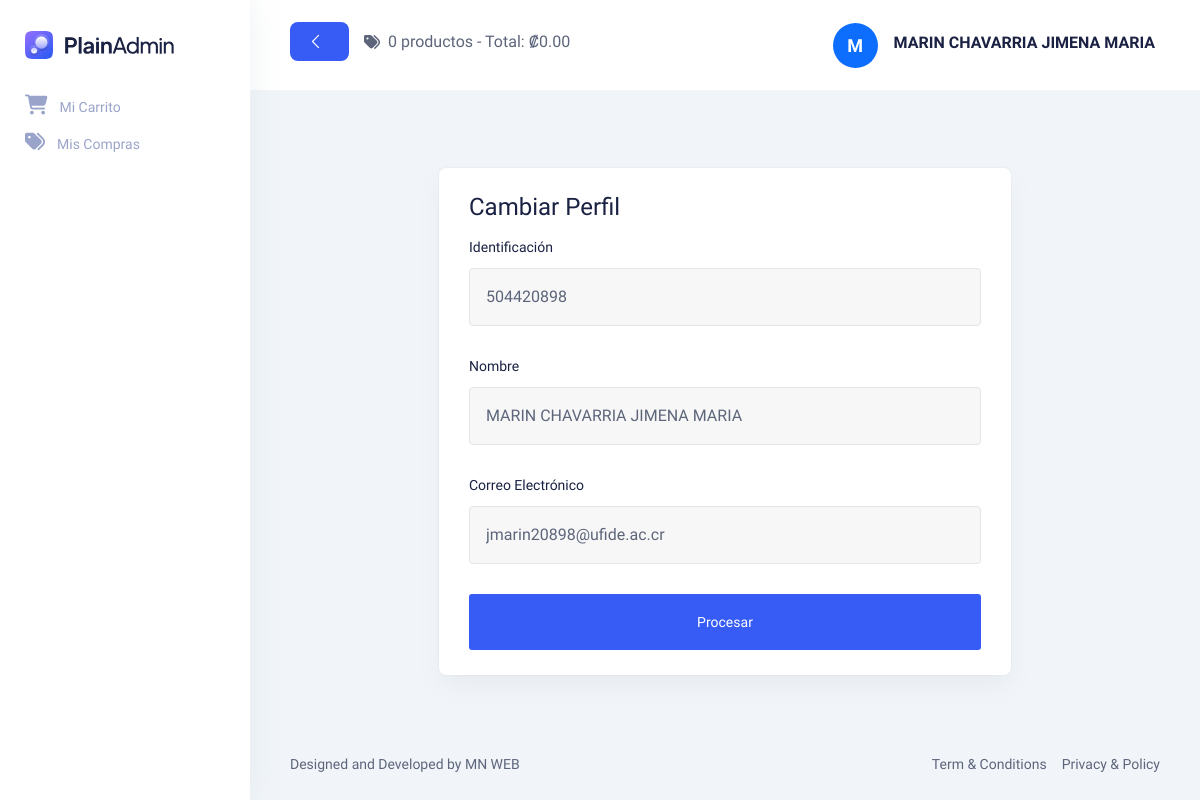
/Views/vSeguridad/cambiarPerfil.php (signed in), run on the app's committed database.
### tables this page shows
CREATE TABLE `tusuario` (
  `Consecutivo` int(11) NOT NULL AUTO_INCREMENT,
  `Identificacion` varchar(15) NOT NULL,
  `Nombre` varchar(200) NOT NULL,
  `Contrasenna` varchar(15) NOT NULL,
  `CorreoElectronico` varchar(100) NOT NULL,
  `Estado` bit(1) NOT NULL,
  `ConsecutivoRol` int(11) NOT NULL,
  PRIMARY KEY (`Consecutivo`),
  UNIQUE KEY `UK_Identificacion` (`Identificacion`),
  UNIQUE KEY `UK_CorreoElectronico` (`CorreoElectronico`),
  KEY `FK_Usuario_Rol` (`ConsecutivoRol`),
  CONSTRAINT `FK_Usuario_Rol` FOREIGN KEY (`ConsecutivoRol`) REFERENCES `trol` (`Consecutivo`)
);

### Models/SeguridadModel.php (called while the page is built, shortened)
<?php
function ConsultarUsuarioModel($consecutivo)
{
    try
    {
        $context = OpenDatabase();
        $sp = "CALL sp_ConsultarUsuario('$consecutivo')";
        $result = $context -> query($sp);
        $datos = null;
        while($fila = $result -> fetch_assoc())
        {
            $datos = $fila;
        }
        return $datos;
    }
    catch (Exception $e)
    {
        return null;
    }
}

### Controllers/SeguridadController.php (called while the page is built, shortened)
<?php
include_once $_SERVER["DOCUMENT_ROOT"] . "/MN_ECC/Models/SeguridadModel.php";
function ConsultarUsuario()
{
    $consecutivo = $_SESSION["Consecutivo"];
    return ConsultarUsuarioModel($consecutivo);
}

### Views/vSeguridad/cambiarPerfil.php (the view, shortened to what this page needs)
<?php
include_once $_SERVER["DOCUMENT_ROOT"] . "/MN_ECC/Views/layout.php";
include_once $_SERVER["DOCUMENT_ROOT"] . "/MN_ECC/Controllers/SeguridadController.php";
$datosUsuario = ConsultarUsuario();
?>
<!DOCTYPE html>
<html lang="en">
<body>
    <main class="main-wrapper">
        <section class="section">
            <div class="container-fluid">
                <div class="title-wrapper pt-30">
                    <div class="row align-items-center">
                        <div class="col-md-8 mx-auto">
                            <div class="card-style mt-5">
                                <h3 class="mb-15">Cambiar Perfil</h3>
                                <form id="formCambiarPerfil" action="" method="POST">
                                    <div class="row">
                                        <div class="col-12">
                                            <div class="input-style-1">
                                                <label>Identificación</label>
                                                <input type="text" placeholder="Identificación"
                                                    id="Identificacion" name="Identificacion" onkeyup="ConsultarNombre();"
                                                    value="<?php echo $datosUsuario['Identificacion']; ?>" />
                                            </div>
                                        </div>
                                        <div class="col-12">
                                            <div class="input-style-1">
                                                <label>Nombre</label>
                                                <input type="text" placeholder="Nombre"
                                                    id="Nombre" name="Nombre" class="ReadOnly" readOnly="true"
                                                    value="<?php echo $datosUsuario["Nombre"]; ?>" />
                                            </div>
                                        </div>
                                        <div class="col-12">
                                            <div class="input-style-1">
                                                <label>Correo Electrónico</label>
                                                <input type="text" placeholder="Correo Electrónico"
                                                    id="CorreoElectronico" name="CorreoElectronico"
                                                    value="<?php echo $datosUsuario["CorreoElectronico"]; ?>" />
                                            </div>
                                        </div>
                                        <div class="col-12">
                                            <div class="button-group d-flex justify-content-center flex-wrap">
                                                <button type="submit" id="btnCambiarPerfil" name="btnCambiarPerfil"
                                                    class="main-btn primary-btn btn-hover w-100 text-center">
                                                    Procesar
                                                </button>
                                            </div>
                                        </div>
                                    </div>
                                </form>
                            </div>
                        </div>
                    </div>
                </div>
            </div>
        </section>
    </main>
</body>
</html>

### Views/assets/css/fullcalendar.css (style rules this page uses)
:root { --fc-daygrid-event-dot-width:8px;--fc-list-event-dot-width:10px;--fc-list-event-hover-bg-color:#f5f5f5 }

### data on the page
tusuario: Identificacion "504420898", Nombre "MARIN CHAVARRIA JIMENA MARIA", CorreoElectronico "jmarin20898@ufide.ac.cr"

### other printed values
$totalCantidad "0"
$totalPago "0.00"
substr($nombreUsuario, 0, 1) "M"
$nombreUsuario "MARIN CHAVARRIA JIMENA MARIA"
